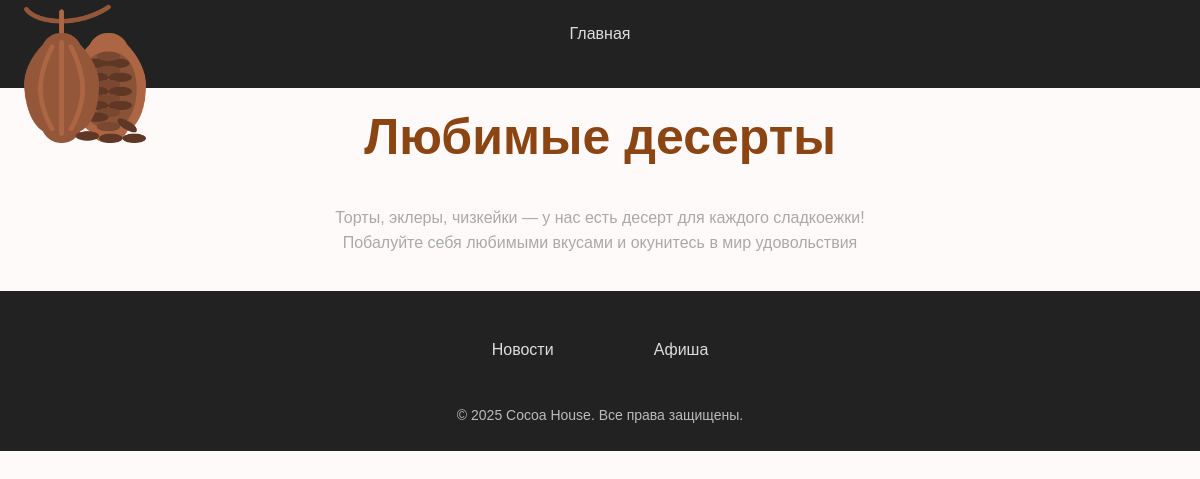
Page /post/fav_dessert/ on the committed database.
### cocoa/models.py (models this page shows, shortened)
class Post(models.Model):
 class Status(models.IntegerChoices):
  DRAFT = 0, 'Черновик'
  PUBLISHED = 1, 'Опубликовано'
 title = models.CharField(max_length=255,verbose_name="Заголовок")
 slug = models.SlugField(max_length=255, db_index=True, unique=True)
 content = models.TextField(blank=True)
 time_create = models.DateTimeField(auto_now_add=True)
 time_update = models.DateTimeField(auto_now=True)
 is_published = models.BooleanField(choices=Status.choices,default=Status.DRAFT)
 objects = models.Manager()
 published = PublishedModel()
 cat = models.ForeignKey('Category', on_delete=models.CASCADE, related_name='posts')
 class Meta:
  ordering = ['-time_create']
  indexes = [
   models.Index(fields=['-time_create']),
  ]

class Category(models.Model):
 name = models.CharField(max_length=100, db_index=True)
 slug = models.SlugField(max_length=255, unique=True, db_index=True)

### cocoa/views.py (the view)
# urls.py: path('post/<slug:post_slug>/', views.show_post, name='post'),
def show_post(request, post_slug):
 post = get_object_or_404(Post, slug=post_slug)
 data = {
 'title': post.title,
 'menu': menu,
 'post': post,
 'cat_selected': 1,
 }
 return render(request, 'cocoa/post.html',
context=data)

### cocoa/templatetags/cocoa_tags.py (called while the page is built)
@register.simple_tag(name='getcats')
def get_categories():
 return Category.objects.all()

### cocoa/templates/cocoa/post.html (shortened to what this page needs)
{% extends 'base.html' %}
{% block content %}
<h1>{{post.title}}</h1>
{{post.content|linebreaks}}
{% endblock %}

### templates/base.html (shortened to what this page needs)
<!DOCTYPE html>
{% load static %}
{% load cocoa_tags %}
{% load menu_tags %}
{% getcats as categories %}
<html>
<head>
    <link type="text/css" href="{% static 'cocoa/css/styles.css' %}" rel="stylesheet" />
</head>
<body>
    <ul>
        <img src="{% static 'cocoa/images/cocoa.png' %}" alt="Логотип" class="logo">
        <li><a href="{% url 'home' %}">Главная</a></li>
    </ul>
    {% block content %}
    {% endblock %}
    <footer class="footer">
        <div class="footer-container">
            <ul class="footer-categories">
                {% for cat in categories %}
                    <li><a href="{% url 'category' cat.id %}">{{ cat.name }}</a></li>
                {% endfor %}
            </ul>
            <p>&copy; 2025 Cocoa House. Все права защищены.</p>
        </div>
    </footer>
</body>
</html>

### cocoa/static/cocoa/css/styles.css (style rules this page uses)
body { font-family: Arial, sans-serif; background-color: #FFFAFA; color: #333; margin: 0; padding: 0; }
li { text-align: center; display: flex; flex-direction: column; align-items: center; justify-content: center; margin-bottom: 20px; }
ul { list-style: none; padding: 0; margin: 0; background-color: #222; overflow: hidden; display: flex; justify-content: center; }
ul li { padding: 15px 20px; }
ul li a { color: #ddd; text-decoration: none; transition: color 0.3s; display: block; padding: 10px 15px; }
h1 { text-align: center; margin-top: 20px; color: #8B4513; font-size: 50px; }
p { text-align: center; line-height: 1.6; padding: 5px; color: #A9A9A9; width: 80%; max-width: 600px; margin: 0 auto; }
.logo { position: absolute; top: 0px; left: 10px; width: 150px; height: auto; z-index: 10; }
body { font-family: Arial, sans-serif; background-color: #FFFAFA; color: #333; margin: 0; padding: 0; display: flex; flex-direction: column; min-height: 100vh; }
.footer { background-color: #222; color: #fff; text-align: center; padding: 20px 0; margin-top: 30px; }
.footer-container { max-width: 1000px; margin: 0 auto; }
.footer-categories { list-style: none; padding: 0; margin: 0; display: flex; justify-content: center; flex-wrap: wrap; }
.footer-categories li { margin: 5px 15px; }
.footer-categories li a { color: #ddd; text-decoration: none; font-size: 16px; transition: color 0.3s; }
.footer p { margin-top: 10px; font-size: 14px; color: #bbb; }

### rows in the picture
Post: title "Любимые десерты", content "Торты, эклеры, чизкейки — у нас есть десерт для каждого сладкоежки! Побалуйте себя любимыми вкусами и окунитесь в мир удовольствия"
Category: name "Новости"
Category: name "Афиша"
